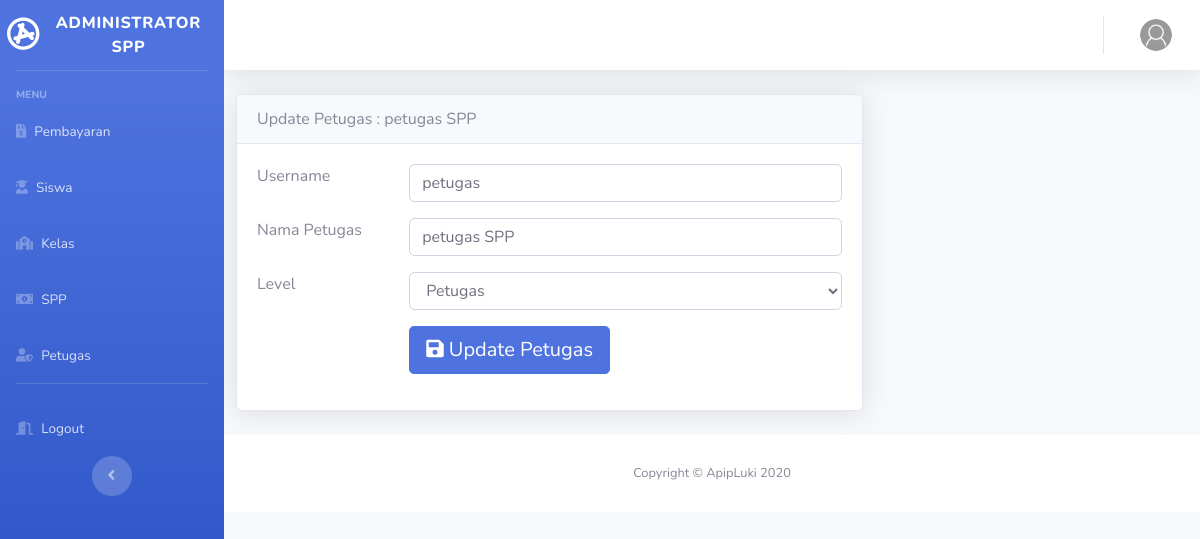
Screenshot of /admin/petugas/update/10 with the database file from the repository.
### tables this page shows
CREATE TABLE `petugas` (
  `id_petugas` int(11) NOT NULL,
  `username` varchar(25) DEFAULT NULL,
  `password` varchar(256) DEFAULT NULL,
  `nama_petugas` varchar(35) DEFAULT NULL,
  `level` enum('Admin','Petugas') DEFAULT NULL
);

### application/controllers/admin/petugas.php (called while the page is built, shortened)
<?php
class Petugas extends CI_Controller
{
	public function __construct()
	{
		$this->load->model('petugas_model');
	}
	public function update($id_petugas)
	{
		$petugas = $this->petugas_model->detail($id_petugas);
		$valid = $this->form_validation;
		$valid->set_rules(
			'username',
			'Username',
			'required',
			array('required' => '%s tidak boleh kosong')
		);
		$valid->set_rules(
			'nama_petugas',
			'Nama Petugas',
			'required',
			array('required' => '%s tidak boleh kosong')
		);
		if (!$valid->run()) {
			$data = array(
				'title' => 'Update Petugas : ' . $petugas->nama_petugas,
				'petugas' => $petugas
			);
			$this->load->view('admin/template/header', $data);
			$this->load->view('admin/template/sidebar', $data);
			$this->load->view('admin/template/topbar', $data);
			$this->load->view('admin/petugas/update', $data);
			$this->load->view('admin/template/footer');
		}
	}
}

### index.php (called while the page is built, shortened)
<?php
require_once BASEPATH.'core/CodeIgniter.php';

### application/models/petugas_model.php (called while the page is built, shortened)
<?php
class Petugas_model extends CI_Model
{
	public function detail($id_petugas)
	{
		$this->db->select('*');
		$this->db->from('petugas');
		$this->db->where('id_petugas', $id_petugas);
		$query = $this->db->get();
		return $query->row();
	}
}

### application/views/admin/petugas/update.php (the view, shortened to what this page needs)
<div class="col-md-8">
    <div class="card shadow mb-4">
        <div class="card-header">
            <?= $title; ?>
        </div>
        <div class="card-body">
            <?= form_open_multipart(base_url('admin/petugas/update/' . $petugas->id_petugas));
            ?>
            <div class="row">
                <div class="col-md-3">
                    <label>Username</label>
                </div>
                <div class="col-md-9">
                    <div class="form-group">
                        <input type="text" name="username" class="form-control" placeholder="Username..."
                            value="<?= $petugas->username; ?>" required>
                    </div>
                </div>
                <div class="col-md-3">
                    <label>Nama Petugas</label>
                </div>
                <div class="col-md-9">
                    <div class="form-group">
                        <input type="text" name="nama_petugas" class="form-control" placeholder="Nama Petugas..."
                            value="<?= $petugas->nama_petugas; ?>">
                    </div>
                </div>
                <div class="col-md-3">
                    <label>Level</label>
                </div>
                <div class="col-md-9">
                    <div class="form-group">
                        <select name="level" class="form-control">
                            <option value="Petugas" <?php if ($petugas->level == "Petugas") {
                                                        echo "selected";
                                                    } ?>>Petugas</option>
                        </select>
                    </div>
                </div>
                <div class="col-md-3">
                </div>
                <div class="col-md-9">
                    <div class="form-group">
                        <button type="submit" name="submit" class="btn btn-primary btn-lg"><i class="fa fa-save"></i>
                            Update Petugas</button>
                    </div>
                </div>
            </div>
            <?= form_close();
            ?>
        </div>
    </div>
</div>

### rows the page displays
petugas: username "petugas", nama_petugas "petugas SPP", level "Petugas"

### other values shown
$title "Update Petugas : petugas SPP"
